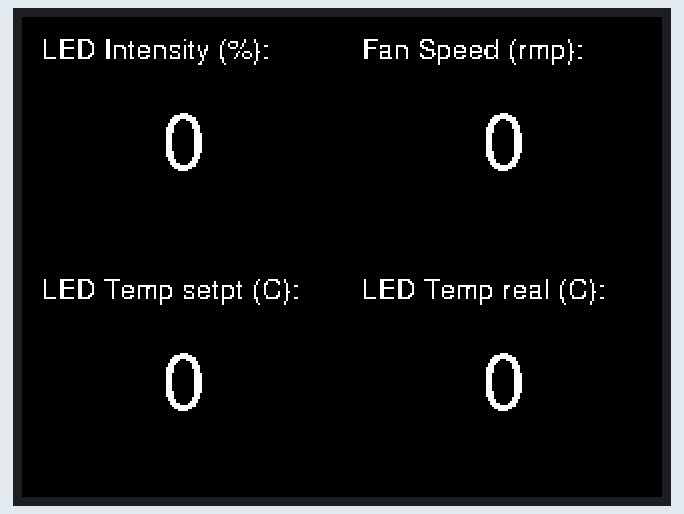
This sketch was run on a simulated ESP32. Shown: 320×240 colour display.

Above: at 2.32 s.
At 6.96 s:
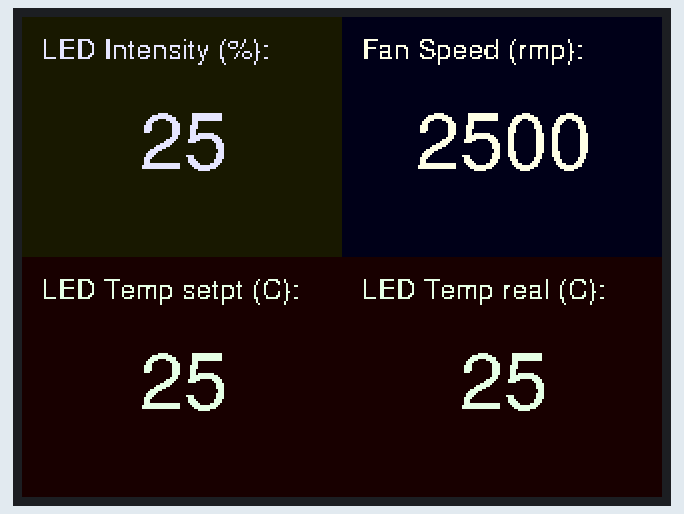
At 11.63 s:
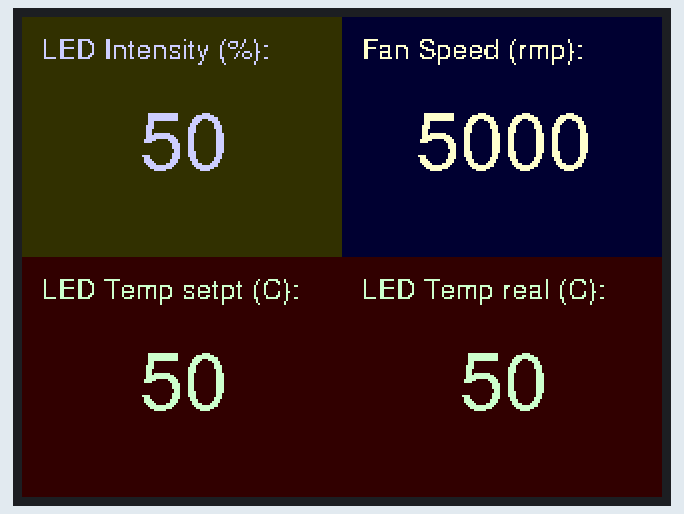
At 16.3 s:
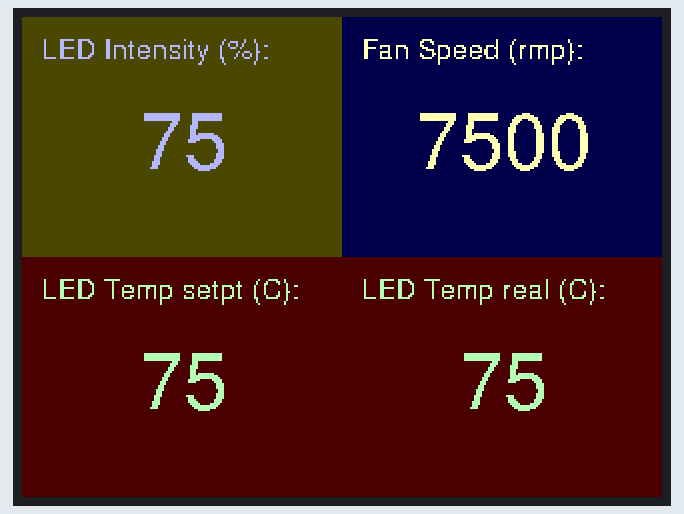
At 20.98 s:
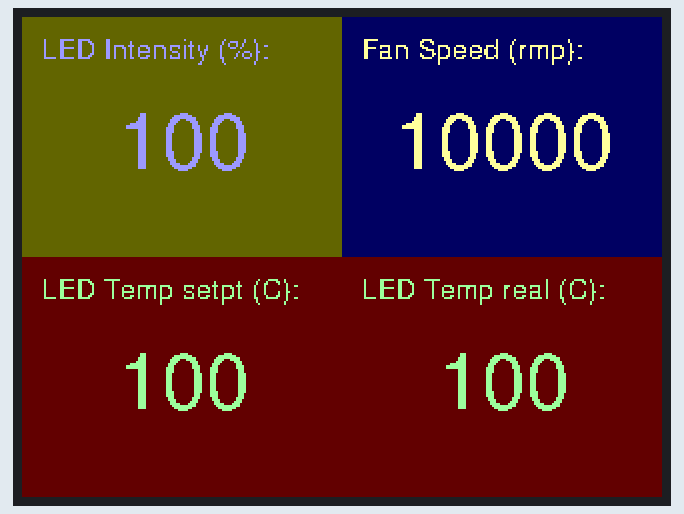
At 39.82 s:
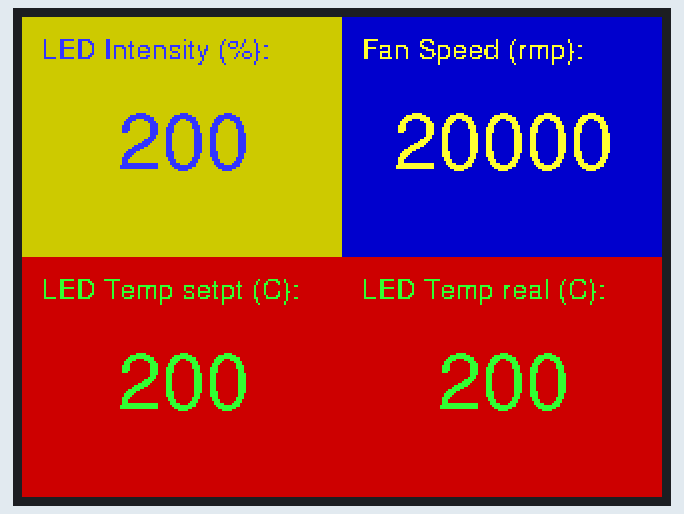

The sketch:

Test_LCD.ino
```cpp
/*
 Name:		Test_LCD.ino
 Created:	4/26/2021 9:04:12 PM
 Author:	aivel
*/

#include <M5Stack.h>
#include <WiFi.h>

///// GFX Free Fonts https://rop.nl/truetype2gfx/
#include "FreeSans5pt7b.h"
#include "FreeSans6pt7b.h"
#include "FreeSans7pt7b.h"
#include "FreeSans8pt7b.h"
//#include "FreeSans9pt7b.h"
#include "FreeSans10pt7b.h"
#include "FreeSans15pt7b.h"
#include "FreeSans20pt7b.h"

// the setup function runs once when you press reset or power the board
void setup() {
    ////// Initialize and setup M5Stack
    M5.begin();
    M5.Power.begin();
    M5.Lcd.println(F("M5 started"));
    M5.Lcd.setTextColor(WHITE);
    //M5.Lcd.setTextDatum(MC_DATUM);
    //M5.Lcd.setTextSize(2);
    delay(2000);
}

// the loop function runs over and over again until power down or reset
void loop() {
    for (int i = 0; i <= 255; i++) {
        // 0
        M5.Lcd.fillRect(0, 0, 160, 120, M5.Lcd.color565(i, i, 0));
        M5.Lcd.setTextColor( M5.Lcd.color565(255 - i, 255 - i, 255) );
        M5.Lcd.setFreeFont(&FreeSans7pt7b);
        M5.Lcd.setTextDatum(TL_DATUM);
        M5.Lcd.drawString(F("LED Intensity (%):"), 10, 10);
        M5.Lcd.setFreeFont(&FreeSans20pt7b);
        M5.Lcd.setTextDatum(MC_DATUM);
        M5.Lcd.drawString(String(i), 80, 60);

        // 1
        M5.Lcd.fillRect(160, 0, 160, 120, M5.Lcd.color565(0, 0, i));
        M5.Lcd.setTextColor(M5.Lcd.color565(255, 255, 255 - i));
        M5.Lcd.setFreeFont(&FreeSans7pt7b);
        M5.Lcd.setTextDatum(TL_DATUM);
        M5.Lcd.drawString(F("Fan Speed (rmp):"), 10 + 160, 10);
        M5.Lcd.setFreeFont(&FreeSans20pt7b);
        M5.Lcd.setTextDatum(MC_DATUM);
        M5.Lcd.drawString(String(i * 100), 80 + 160, 60);

        // 2
        M5.Lcd.fillRect(0, 120, 160, 120, M5.Lcd.color565(i, 0, 0));
        M5.Lcd.setTextColor(M5.Lcd.color565(255 - i, 255, 255 - i));
        M5.Lcd.setFreeFont(&FreeSans7pt7b);
        M5.Lcd.setTextDatum(TL_DATUM);
        M5.Lcd.drawString(F("LED Temp setpt (C):"), 10, 10 + 120);
        M5.Lcd.setFreeFont(&FreeSans20pt7b);
        M5.Lcd.setTextDatum(MC_DATUM);
        M5.Lcd.drawString(String(i), 80, 60 + 120);

        // 3
        M5.Lcd.fillRect(160, 120, 160, 120, M5.Lcd.color565(i, 0, 0));
        M5.Lcd.setTextColor(M5.Lcd.color565(255 - i, 255, 255 - i));
        M5.Lcd.setFreeFont(&FreeSans7pt7b);
        M5.Lcd.setTextDatum(TL_DATUM);
        M5.Lcd.drawString(F("LED Temp real (C):"), 10 + 160, 10 + 120);
        M5.Lcd.setFreeFont(&FreeSans20pt7b);
        M5.Lcd.setTextDatum(MC_DATUM);
        M5.Lcd.drawString(String(i), 80 + 160, 60 + 120);


        delay(100);

    }


}
```

Source omitted: eeSans10pt7b.h (data table, 13554 bytes), eeSans15pt7b.h (data table, 23710 bytes), eeSans20pt7b.h (data table, 38146 bytes), FreeSans5pt7b.h (data table, 7730 bytes), FreeSans6pt7b.h (data table, 8556 bytes), FreeSans7pt7b.h (data table, 9592 bytes), reeSans8pt7b.h (data table, 10574 bytes)
